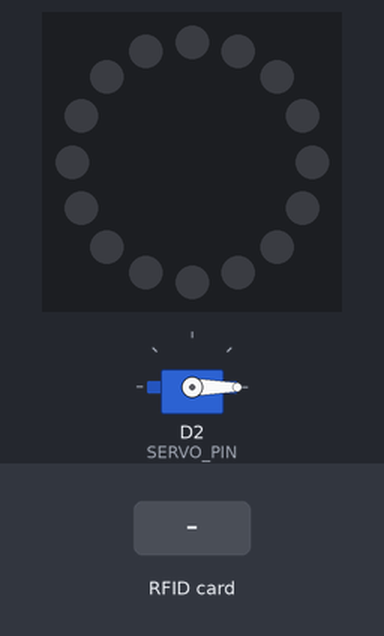
This sketch was run on a simulated ESP8266 (NodeMCU). Shown: 16 RGB LEDs in a ring, first at the top, clockwise, servo. The inputs (shaded band) are chosen by the test bench. Dim RGB values are drawn brighter than linear; WiFi joins after 1.5 s; servers stay silent unless stated; uploads are accepted with an empty reply; what the sketch prints to the serial monitor is not drawn.

Above: at 3.7 s.
3.8 s: RFID card 5E 7A 19 C4 held to the reader
At 4.7 s:
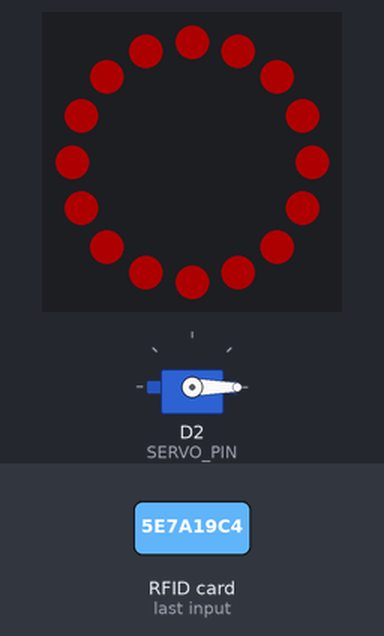
Timing chart, 0 to 6.8 s (numbered marks = the images above; inputs shaded):
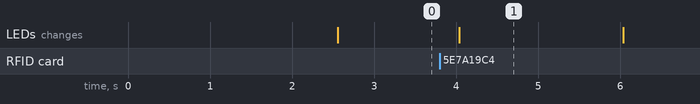

Measured:
- after the input at 3.8 s, the LEDs: change after 0.24 s (image 1)
- what the display in image 1 shows lasts 2.0 s, from 4.0 s to 6.0 s

The sketch:

arduino_codigo_v2.ino
```cpp
#include <SPI.h>
#include <MFRC522.h>
#include <Adafruit_NeoPixel.h>
#include <Servo.h>
#include <ESP8266WiFi.h>
#include <ESP8266HTTPClient.h>
#include <ArduinoJson.h>

// ===== WIFI =====
const char* ssid = "dulan";
const char* password = "dulan12345";

// ===== ENDPOINTS =====
const String url_validar       = "http://35.168.148.150/validarUID.php";
const String url_evento        = "http://35.168.148.150/registrarEvento.php";
const String url_estadoBarrera = "http://35.168.148.150/estadoBarrera.php";
const String url_barrera       = "http://35.168.148.150/barrera.php";

// ===== PINS =====
#define RST_PIN   D3
#define SS_PIN    D8
#define LED_PIN   D1
#define SERVO_PIN D2
#define NUM_LEDS  16

// ===== OBJECTS =====
MFRC522 mfrc522(SS_PIN, RST_PIN);
Adafruit_NeoPixel ring(NUM_LEDS, LED_PIN, NEO_GRB + NEO_KHZ800);
Servo servoMotor;

// ===== VARIABLES =====
String estadoActualBarrera = "CERRADA";
unsigned long ultimaConsulta = 0;
const unsigned long intervaloConsulta = 1000; // Consultar cada 1 segundo

// ===== FUNCIONES AUXILIARES =====
void setRingColor(uint8_t r, uint8_t g, uint8_t b) {
  for (int i = 0; i < NUM_LEDS; i++) {
    ring.setPixelColor(i, ring.Color(r, g, b));
  }
  ring.show();
}

void conectarWiFi() {
  if (WiFi.status() == WL_CONNECTED) return;

  Serial.println("\nConectando a WiFi...");
  WiFi.begin(ssid, password);

  int intentos = 0;
  while (WiFi.status() != WL_CONNECTED && intentos < 20) {
    delay(500);
    Serial.print(".");
    intentos++;
  }

  if (WiFi.status() == WL_CONNECTED) {
    Serial.println("\n✔ WiFi conectado");
    Serial.print("IP: ");
    Serial.println(WiFi.localIP());
  } else {
    Serial.println("\n✖ No se pudo conectar a WiFi");
  }
}

void abrirSuave() {
  Serial.println("🔓 Abriendo barrera...");
  for (int pos = 0; pos <= 90; pos += 3) {
    servoMotor.write(pos);
    delay(15);
  }
  estadoActualBarrera = "ABIERTA";
}

void cerrarSuave() {
  Serial.println("🔒 Cerrando barrera...");
  for (int pos = 90; pos >= 0; pos -= 3) {
    servoMotor.write(pos);
    delay(15);
  }
  estadoActualBarrera = "CERRADA";
}

bool validarConAPI(const String& uid) {
  if (WiFi.status() != WL_CONNECTED) return false;

  HTTPClient http;
  WiFiClient client;
  http.begin(client, url_validar);
  http.addHeader("Content-Type", "application/x-www-form-urlencoded");
  String postData = "uid=" + uid;

  int httpCode = http.POST(postData);
  if (httpCode <= 0) {
    Serial.println("Error en validación HTTP: " + String(httpCode));
    http.end();
    return false;
  }

  String response = http.getString();
  http.end();

  Serial.println("Respuesta validación: " + response);

  StaticJsonDocument<256> doc;
  DeserializationError error = deserializeJson(doc, response);
  if (error) {
    Serial.println("Error JSON: " + String(error.c_str()));
    return false;
  }

  return doc["permitido"] | false;
}

// ===== CONSULTA ESTADO APP =====
String consultarEstadoAPP() {
  if (WiFi.status() != WL_CONNECTED) return "NADA";

  HTTPClient http;
  WiFiClient client;
  String url = url_estadoBarrera + "?id_departamento=1";
  http.begin(client, url);
  http.setTimeout(5000); // Timeout de 5 segundos
  int httpCode = http.GET();

  if (httpCode != 200) {
    Serial.println("Error consultando estado: " + String(httpCode));
    http.end();
    return "NADA";
  }

  String response = http.getString();
  http.end();

  Serial.println("Respuesta estado: " + response);

  // Parsear JSON
  StaticJsonDocument<256> doc;
  DeserializationError error = deserializeJson(doc, response);
  if (error) {
    Serial.println("Error JSON estado: " + String(error.c_str()));
    return "NADA";
  }

  String comando = doc["comando"] | "NADA";
  comando.toUpperCase();

  Serial.println("Comando recibido: " + comando);
  return comando;
}

// ===== REGISTRAR EVENTO =====
void registrarEvento(const String& tipo, const String& resultado, int id_sensor = 1, int id_usuario = 0, int id_departamento = 1) {
  if (WiFi.status() != WL_CONNECTED) return;

  HTTPClient http;
  WiFiClient client;
  http.begin(client, url_evento);
  http.addHeader("Content-Type", "application/x-www-form-urlencoded");

  String postData = "id_sensor=" + String(id_sensor) +
                    "&id_usuario=" + String(id_usuario) +
                    "&id_departamento=" + String(id_departamento) +
                    "&tipo_evento=" + tipo +
                    "&resultado=" + resultado;

  int httpCode = http.POST(postData);
  Serial.println("Evento registrado. HTTP: " + String(httpCode));
  http.end();
}

// ===== SETUP =====
void setup() {
  Serial.begin(115200);
  delay(1000);
  Serial.println("\n\n=== SISTEMA INICIANDO ===");

  conectarWiFi();

  ring.begin();
  ring.setBrightness(50);
  setRingColor(0, 0, 0);

  SPI.begin();
  mfrc522.PCD_Init();

  servoMotor.attach(SERVO_PIN);
  servoMotor.write(0);

  Serial.println("✅ Sistema iniciado correctamente");
  Serial.println("Esperando comandos...\n");
}

// ===== LOOP PRINCIPAL =====
void loop() {
  // Reconectar WiFi si es necesario
  if (WiFi.status() != WL_CONNECTED) {
    Serial.println("⚠ WiFi desconectado, reconectando...");
    conectarWiFi();
    delay(2000);
    return;
  }

  // 1️⃣ Revisar comandos desde la APP (cada segundo)
  unsigned long ahora = millis();
  if (ahora - ultimaConsulta >= intervaloConsulta) {
    ultimaConsulta = ahora;

    String comando = consultarEstadoAPP();

    if (comando == "ABRIR" && estadoActualBarrera != "ABIERTA") {
      Serial.println("\n📱 APP SOLICITÓ: ABRIR BARRERA");
      setRingColor(0, 255, 0); // Verde
      abrirSuave();
      setRingColor(0, 0, 0);
      registrarEvento("APERTURA_MANUAL_APP", "PERMITIDO");

    } else if (comando == "CERRAR" && estadoActualBarrera != "CERRADA") {
      Serial.println("\n📱 APP SOLICITÓ: CERRAR BARRERA");
      setRingColor(255, 255, 0); // Amarillo
      cerrarSuave();
      setRingColor(0, 0, 0);
      registrarEvento("CIERRE_MANUAL_APP", "PERMITIDO");
    }
  }

  // 2️⃣ Lectura de RFID
  if (mfrc522.PICC_IsNewCardPresent() && mfrc522.PICC_ReadCardSerial()) {
    String uid = "";
    for (byte i = 0; i < mfrc522.uid.size; i++) {
      if (mfrc522.uid.uidByte[i] < 0x10) uid += "0";
      uid += String(mfrc522.uid.uidByte[i], HEX);
    }
    uid.toUpperCase();
    Serial.println("\n🔖 UID detectado: " + uid);

    bool acceso = validarConAPI(uid);
    if (acceso) {
      Serial.println("✅ Acceso PERMITIDO");
      setRingColor(0, 255, 0); // Verde
      abrirSuave();
      delay(6000); // Mantener abierta 6 segundos
      cerrarSuave();
      setRingColor(0, 0, 0);
      registrarEvento("APERTURA_RFID", "PERMITIDO");

    } else {
      Serial.println("❌ Acceso DENEGADO");
      setRingColor(255, 0, 0); // Rojo
      delay(2000);
      setRingColor(0, 0, 0);
      registrarEvento("APERTURA_RFID", "DENEGADO");
    }

    mfrc522.PICC_HaltA();
    mfrc522.PCD_StopCrypto1();
    delay(1000); // Anti-rebote
  }

  delay(100); // Pequeña pausa para no saturar
}
```
